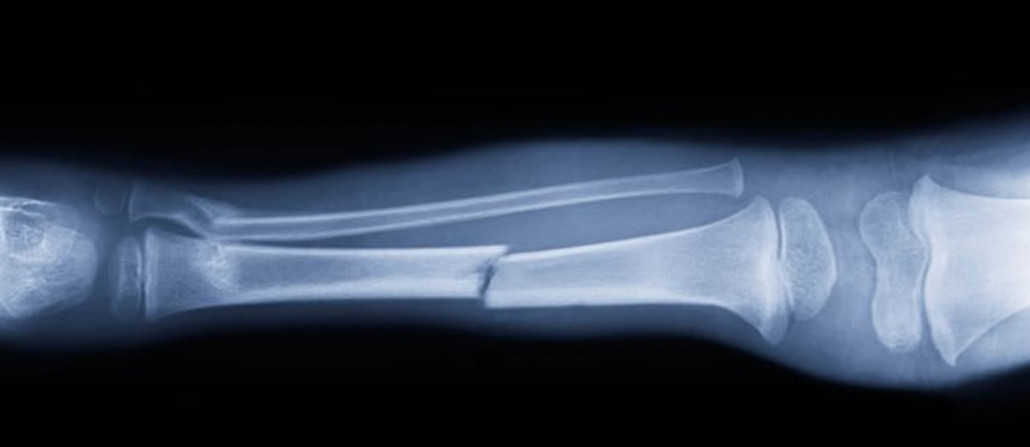
#> input picture chapter06/resources/bone.jpg, 1030 x 447 px
$ jupyter execute histogram-equalization.ipynb   (shell and % lines are left out)   (older library calls are emulated)
#> lines starting #> are read from the running program, lines starting #| are printed output that depends on the picture
[cell 1]
import matplotlib.pyplot as plt
from skimage import io
from skimage import restoration
from skimage import img_as_float
from skimage import exposure
import numpy as np


im_bone=io.imread('resources/bone.jpg' ,as_grey=True)
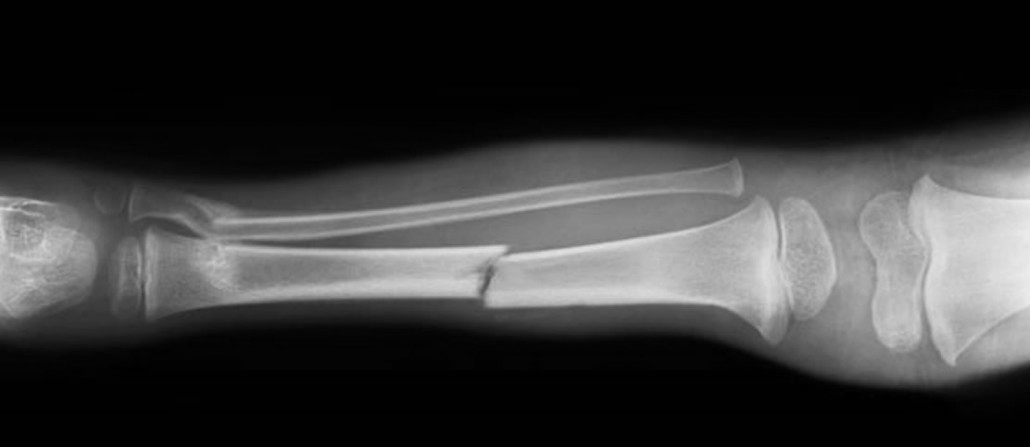
#> im_bone: shape (447, 1030) float64; min 0, max 0.934, mean 0.219
im_float_bone = img_as_float(im_bone)
im_denoised_bone = restoration.denoise_nl_means(im_float_bone, h=0.05  )
fig, axes = plt.subplots(nrows=2, ncols=1,figsize=(12, 8),subplot_kw={'adjustable': 'box-forced'})
axes[0].imshow(im_denoised_bone,aspect='auto', cmap='gray')
axes[0] .set_xticks([]), axes[0].set_yticks([])
axes[0] .set_title("Original")

axes[1].hist(im_denoised_bone.ravel(), bins=256, histtype='step', color='black')
axes[1].ticklabel_format(axis='y', style='scientific', scilimits=(0, 0))
axes[1].set_xlabel('Pixel intensity histogram')
axes[1].set_xlim(0.0025, 0.0075)

axes[1].set_yticks([])

y_min, y_max = axes[1].get_ylim()
axes[1].set_ylabel('Number of pixels')
axes[1].set_yticks(np.linspace(0, y_max, 5))

plt.show()
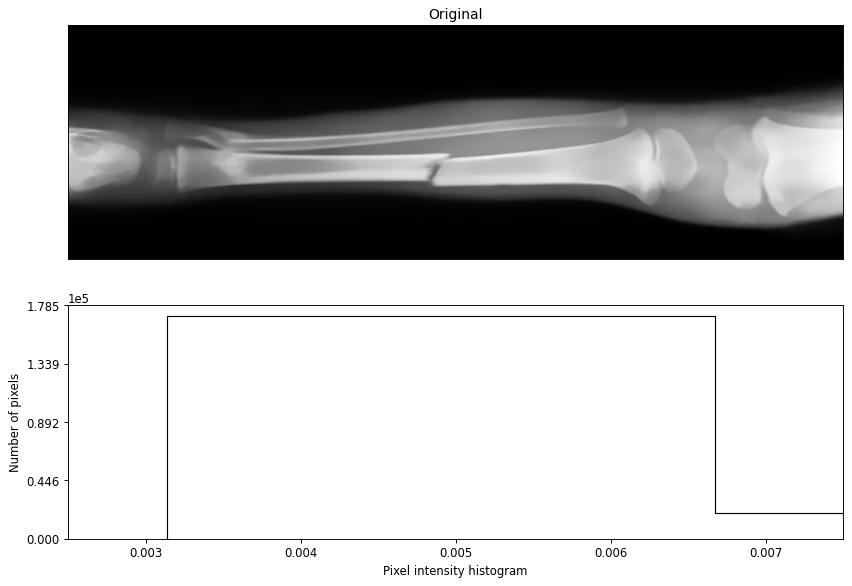
#> figure drawn by matplotlib, 2 panels

[cell 2]
p2, p98 = np.percentile(im_denoised_bone, (2, 98))
#> p2 = 0.00333; p98 = 0.806
img_rescale = exposure.rescale_intensity(im_denoised_bone, in_range=(p2, p98))
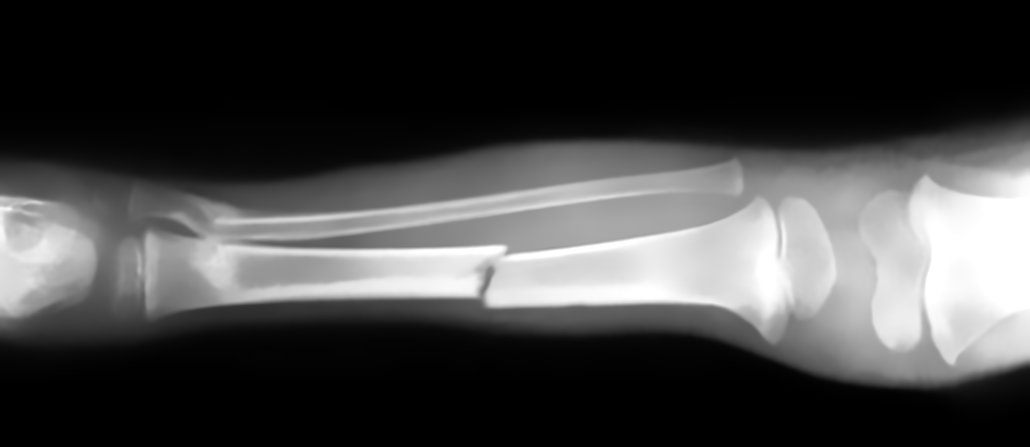
#> img_rescale: shape (447, 1030) float64; min 0, max 1, mean 0.268

fig, axes = plt.subplots(nrows=4, ncols=1,figsize=(12, 7))
#
img_eq = exposure.equalize_hist(img_rescale)
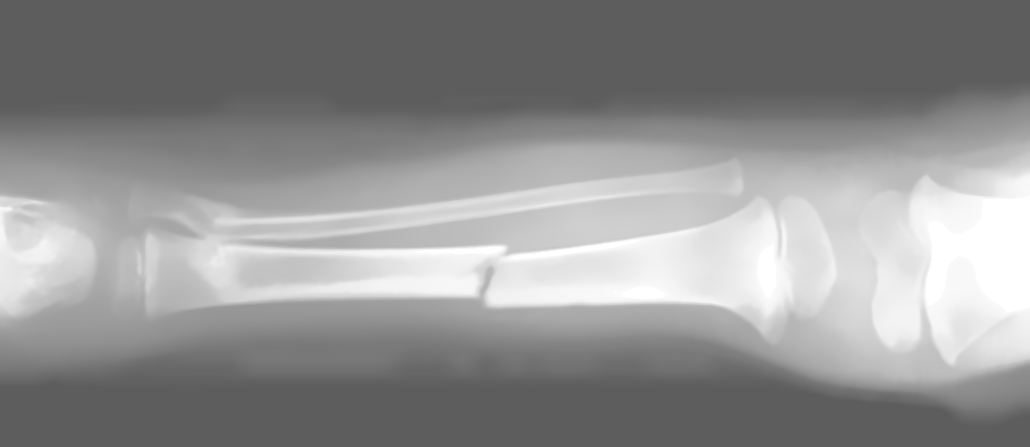
#> img_eq: shape (447, 1030) float64; min 0.365, max 1, mean 0.57

# Adaptive Equalization
img_adapteq = exposure.equalize_adapthist(img_rescale, clip_limit=0.01)
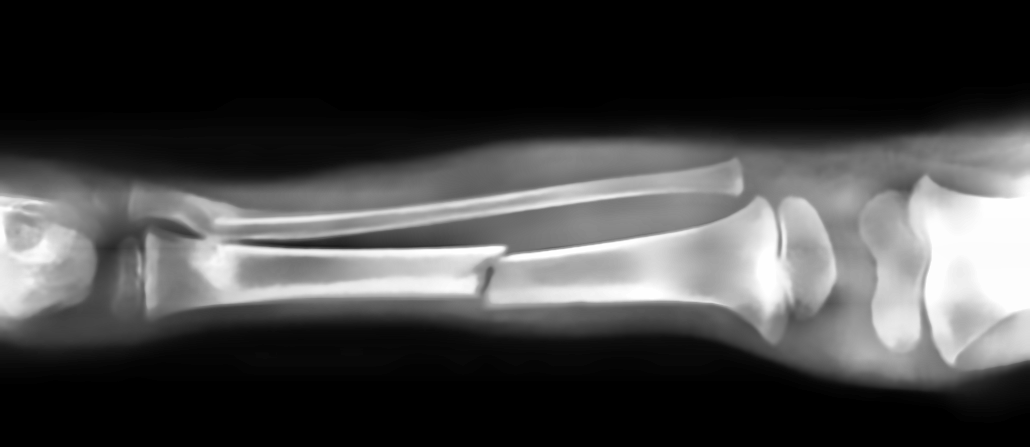
#> img_adapteq: shape (447, 1030) float64; min 0, max 1, mean 0.262

axes[0].hist(im_denoised_bone.ravel(), bins=256, histtype='step', color='black')
axes[0].ticklabel_format(axis='y', style='scientific', scilimits=(0, 0))
axes[0].set_xlabel('Pixel intensity histogram Original')
axes[0].set_xlim(0.0025, 0.0075)
axes[0].set_yticks([])

y_min, y_max = axes[0].get_ylim()
axes[1].set_ylabel('Number of pixels')
axes[1].set_yticks(np.linspace(0, y_max, 5))

axes[1].hist(img_rescale.ravel(), bins=256, histtype='step', color='black')
axes[1].ticklabel_format(axis='y', style='scientific', scilimits=(0, 0))
axes[1].set_xlabel('Pixel intensity histogram rescaled')
axes[1].set_xlim(0.0, 0.02)
axes[1].set_yticks([])

y_min, y_max = axes[1].get_ylim()
axes[1].set_ylabel('Number of pixels')
axes[1].set_yticks(np.linspace(0, y_max, 5))

axes[2].hist(img_eq.ravel(), bins=256, histtype='step', color='black')
axes[2].ticklabel_format(axis='y', style='scientific', scilimits=(0, 0))
axes[2].set_xlabel('Pixel intensity histogram eq')
axes[2].set_xlim(0.3625, 0.37)
axes[2].set_yticks([])

y_min, y_max = axes[2].get_ylim()
axes[2].set_ylabel('Number of pixels')
axes[2].set_yticks(np.linspace(0, y_max, 5))

axes[3].hist(img_adapteq.ravel(), bins=256, histtype='step', color='black')
axes[3].ticklabel_format(axis='y', style='scientific', scilimits=(0, 0))
axes[3].set_xlabel('Pixel intensity histogram adapteq')
axes[3].set_xlim(0, 0.02)
axes[3].set_yticks([])

y_min, y_max = axes[3].get_ylim()
axes[3].set_ylabel('Number of pixels')
axes[3].set_yticks(np.linspace(0, y_max, 5))

plt.tight_layout()
plt.show()
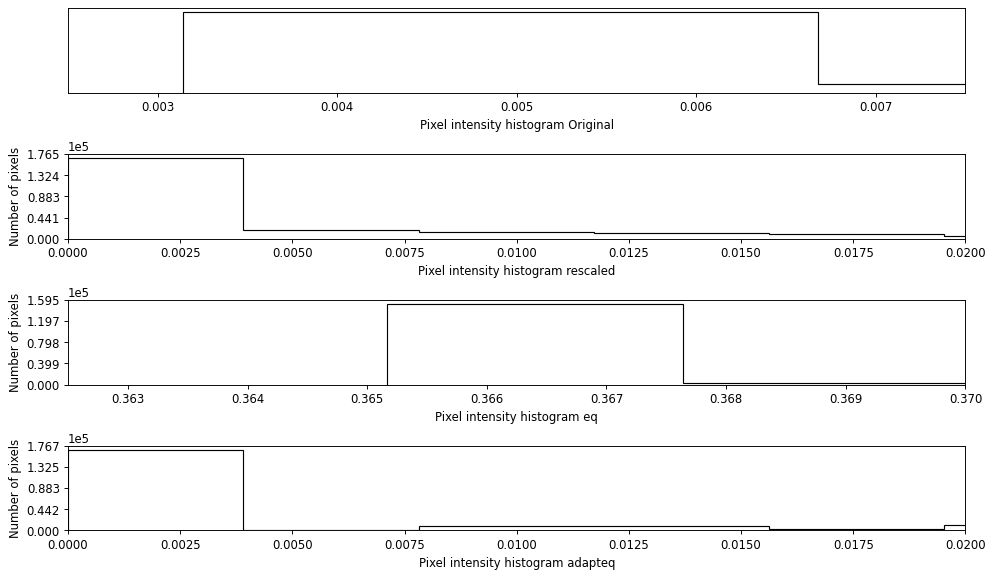
#> figure drawn by matplotlib, 4 panels

[cell 3]
fig, axes = plt.subplots(nrows=3, ncols=1, sharex=True, sharey=True,figsize=(12, 12),subplot_kw={'adjustable': 'box-forced'})
#
axes[0].imshow(img_rescale,aspect='auto', cmap='gray')
axes[0].set_xticks([]), axes[0].set_yticks([])
axes[0].set_title("Original")
axes[1].imshow(img_eq,aspect='auto', cmap='gray')
axes[1].set_xticks([]), axes[1].set_yticks([])
axes[1].set_title("Equalization")
axes[2].imshow(img_adapteq,aspect='auto', cmap='gray')
axes[2].set_xticks([]), axes[1].set_yticks([])
axes[2].set_title("Adaptive Equalization")
plt.tight_layout()
plt.show()
